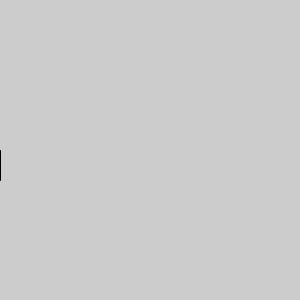
Frame 1 (no input)
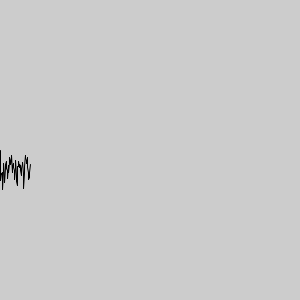
Frame 60 (the mouse pressed at the canvas centre just before this capture)
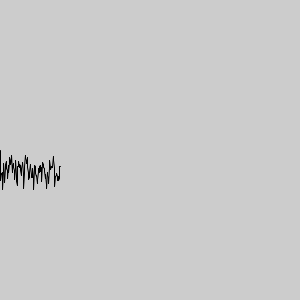
Frame 120 (the mouse held since frame 60 and released just before this capture)

The Processing sketch that drew these frames (run headless with seeded random() and noise(); from frame 60 on, the mouse is pressed at the canvas centre):

// Processing sketch: perlinNoise
// ── perlinNoise.pde
float time = 0.0;
float ptime = 0.0;
float pnoiseNum = 0.0;

void setup(){
  size(300,300);
}

void draw(){
  float noiseNum = noise(time);
  println(noiseNum);
  time += 0.5;
  
  line(time,50*noiseNum+height/2,ptime,pnoiseNum*50+height/2);
  ptime = time;
  pnoiseNum = noiseNum;
  
}
